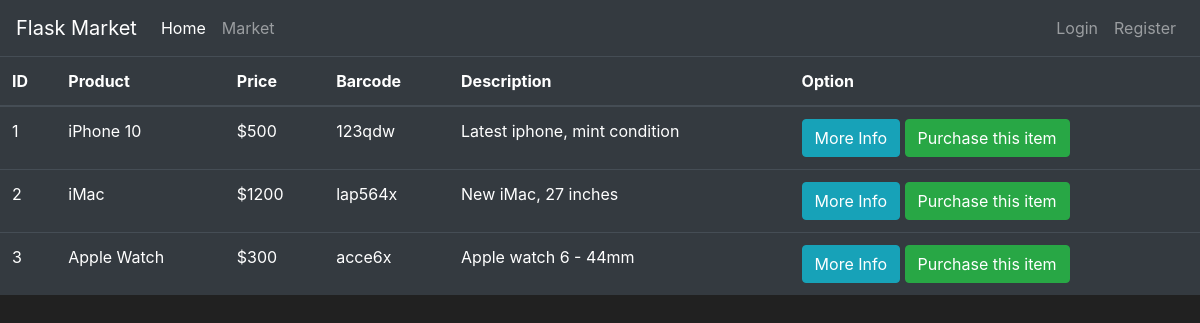
/market, run on the app's committed database.
### src/market/models.py (models this page shows, shortened)
class Item(db.Model):
    idx = db.Column(db.Integer(), primary_key=True)
    name = db.Column(db.String(length=30), nullable=False, unique=True)
    price = db.Column(db.Integer(), nullable=False)
    barcode = db.Column(db.String(length=12), nullable=False, unique=True)
    description = db.Column(db.String(length=1024), nullable=True)
    owner = db.Column(db.Integer(), db.ForeignKey('user.id'))

### src/market/routes.py (the view)
@app.route("/market")
def market_page():
    items = Item.query.all()
    return render_template('market.html', items=items)

### templates/market.html (shortened to what this page needs)
{% extends 'base.html' %}
{% block content %}
<table class="table table-hover table-dark">
    <thead>
        <tr>
            <th scope="col">ID</th>
            <th scope="col">Product</th>
            <th scope="col">Price</th>
            <th scope="col">Barcode</th>
            <th scope="col">Description</th>
            <th scope="col">Option</th>
        </tr>
    </thead>
    <tbody>
        {% for item in items %}
            <tr>
                <td>{{ item.idx }}</td>
                <td>{{ item.name }}</td>
                <td>${{ item.price }}</td>
                <td>{{ item.barcode }}</td>
                <td>{{ item.description }}</td>
                <td>
                    <button class="btn btn-outline btn-info">More Info</button>
                    <button class="btn btn-outline btn-success">Purchase this item</button>
                </td>
            </tr>
        {% endfor %}
    </tbody>
  </table>
{% endblock %}

### templates/base.html (shortened to what this page needs)
<!doctype html>
<html lang="en">
   <head>
      <link rel="stylesheet" href="https://cdn.jsdelivr.net/npm/bootstrap@4.5.3/dist/css/bootstrap.min.css">
   </head>
   <body>
    <nav class="navbar navbar-expand-md navbar-dark bg-dark">
      <a class="navbar-brand" href="#">Flask Market</a>
      <div class="collapse navbar-collapse" id="navbarNav">
        <ul class="navbar-nav mr-auto">
            <li class="nav-item active">
                <a class="nav-link" href="{{ url_for('home_page') }}">Home <span class="sr-only">(current)</span></a>
            </li>
            <li class="nav-item">
                <a class="nav-link" href="{{ url_for('market_page') }}">Market</a>
            </li>
        </ul>
        <ul class="navbar-nav">
            <li class="nav-item">
                <a class="nav-link" href="#">Login</a>
            </li>
            <li class="nav-item">
                <a class="nav-link" href="{{ url_for('register_page') }}">Register</a>
            </li>
        </ul>
      </div>
    </nav>
      {% block content %}
      {% endblock %}
   </body>
</html>

### templates/base.html (style rules this page uses)
body { background-color: #212121; color: white }

### data on the page
Item: idx "1", name "iPhone 10", price "500", barcode "123qdw", description "Latest iphone, mint condition"
Item: idx "2", name "iMac", price "1200", barcode "lap564x", description "New iMac, 27 inches"
Item: idx "3", name "Apple Watch", price "300", barcode "acce6x", description "Apple watch 6 - 44mm"
